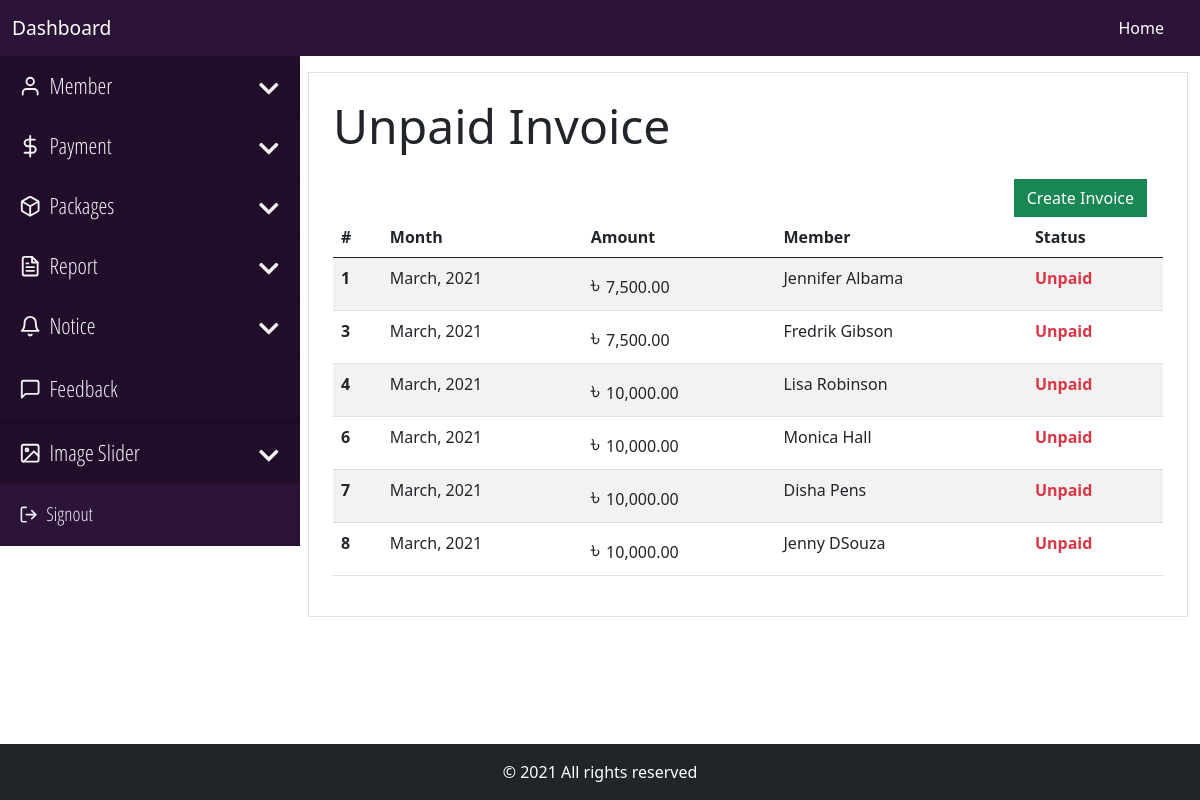
The page /backend/payment/view-invoices.php (signed in) on the database its author committed.
### tables this page shows
CREATE TABLE `member` (
  `member_id` int(11) NOT NULL,
  `member_name` varchar(60) NOT NULL,
  `member_gender` enum('male','female','others') DEFAULT NULL,
  `member_dob` varchar(25) DEFAULT NULL,
  `member_address` varchar(255) DEFAULT NULL,
  `member_package` varchar(20) NOT NULL,
  `member_mobile` varchar(11) DEFAULT NULL,
  `member_photo` varchar(255) DEFAULT NULL,
  `member_status` enum('0','1','2') NOT NULL DEFAULT '0' COMMENT '0 = pending, 1 = Active, 2 = banned',
  `member_user_id` int(11) NOT NULL,
  `member_joined_at` timestamp NOT NULL DEFAULT current_timestamp()
);

CREATE TABLE `invoice` (
  `invoice_id` int(11) NOT NULL,
  `invoice_member_id` int(11) NOT NULL,
  `invoice_month` varchar(30) NOT NULL,
  `invoice_amount` varchar(10) NOT NULL,
  `invoice_status` varchar(6) NOT NULL,
  `invoice_created` timestamp NOT NULL DEFAULT current_timestamp()
);

### core/main.php (called while the page is built, shortened)
<?php
    class Main
    {
        private $host = "localhost";
        private $user = "root";
        private $pass ="";
        private $database = "gym_manager";
        private function dbConnect()
        {
            try
            {
                $this->conn = new PDO('mysql:host='.$this->host.';dbname='.$this->database, $this->user, $this->pass);
            }
            catch(PDOException $Exception)
            {
                $this->errmsg = $Exception->getMessage();
            }
        }
    }
?>

### core/dashboard.php (called while the page is built, shortened)
<?php
    require_once "main.php";
    class Dashboard extends Main
    {
        public function viewInvoice()
        {
            try
            {
                $this->sql = $this->conn->prepare('SELECT * FROM member INNER JOIN invoice ON member.member_id=invoice.invoice_member_id WHERE invoice_status = "Unpaid"');
                $this->sql->execute();
                if($this->sql->rowCount() > 0)
                {
                    $data = $this->sql->fetchAll(PDO::FETCH_OBJ);
                    return $data;
                }
                else
                {
                    return false;
                }
            }
            catch(PDOException $Exception)
            {
                $this->errmsg = $Exception->getMessage();
                $_SESSION['error'] = "Unexpected Error Occured. Please try again Later.<br> Error: ".$this->errmsg;
                return false;
            }
        }
    }
?>

### backend/payment/view-invoices.php (the view, shortened to what this page needs)
<?php
    require_once "../../core/dashboard.php";
    $invoice = new Dashboard;
    $result = $invoice->viewInvoice();
    require_once "../inc/be-header.php";
    if(isset( $_SESSION['role']) &&  $_SESSION['role'] == 'admin' )
    {
      require_once "../inc/be-nav-admin.php";
    }
    else
    {
      require_once "../inc/be-nav-user.php";
    }
?>
<div class="container-fluid overflow-hidden mb-5">
    <div class="row gx-2 mt-3">
    <?php
        if(isset( $_SESSION['role']) &&  $_SESSION['role'] == 'admin' )
        {
          require_once "../inc/be-sidenav-admin.php";
        }
        else
        {
          require_once "../inc/be-sidenav-user.php";
        }
    ?>
        <div class="col-md-9">
            <div class="border p-4">
                <h2 class="display-5 mb-4">Unpaid Invoice</h2>
                <a href="../process/be-invoice.php" class="btn btn-success rounded-0 d-block float-end me-3">Create Invoice</a>
                <table class="table table-striped">
                    <thead>
                        <tr>
                            <th scope="col">#</th>
                            <th scope="col">Month</th>
                            <th scope="col">Amount</th>
                            <th scope="col">Member</th>
                            <th scope="col">Status</th>
                        </tr>
                    </thead>
                    <tbody>
                        <?php
                            if($result != false)
                            {
                                foreach($result as $data)
                                {
                                    $amount = "<span class='bdt'>&#2547; </span>".number_format($data->invoice_amount, 2);
                        ?>
                            <tr>
                                <th scope="row"><?=$data->invoice_id?></th>
                                <td><?=$data->invoice_month?></td>
                                <td><?=$amount?></td>
                                <td><?=$data->member_name?></td>
                                <td><strong class="text-danger"><?=$data->invoice_status?></strong></td>
                            </tr>
                        <?php
                                }
                            }
                            else
                            {
                        ?>
                            <tr>
                                <td colspan="5" class="text-danger text-center"> <strong>No Data Found</strong> </td>
                            </tr>
                        <?php
                            }
                        ?>
                    </tbody>
                </table>
            </div>
        </div>
    </div>
</div>
<?php
    require_once "../inc/be-footer.php";
?>

### _resources/stylesheets/style.css (style rules this page uses)
.bdt { font-size: 24px!important; }

### rows shown on the page
member: invoice.invoice_id "1", invoice.invoice_month "March, 2021", invoice.invoice_amount "7,500.00", member_name "Jennifer Albama", invoice.invoice_status "Unpaid"
member: invoice.invoice_id "3", invoice.invoice_month "March, 2021", invoice.invoice_amount "7,500.00", member_name "Fredrik Gibson", invoice.invoice_status "Unpaid"
member: invoice.invoice_id "4", invoice.invoice_month "March, 2021", invoice.invoice_amount "10,000.00", member_name "Lisa Robinson", invoice.invoice_status "Unpaid"
member: invoice.invoice_id "6", invoice.invoice_month "March, 2021", invoice.invoice_amount "10,000.00", member_name "Monica Hall", invoice.invoice_status "Unpaid"
member: invoice.invoice_id "7", invoice.invoice_month "March, 2021", invoice.invoice_amount "10,000.00", member_name "Disha Pens", invoice.invoice_status "Unpaid"
member: invoice.invoice_id "8", invoice.invoice_month "March, 2021", invoice.invoice_amount "10,000.00", member_name "Jenny DSouza", invoice.invoice_status "Unpaid"
